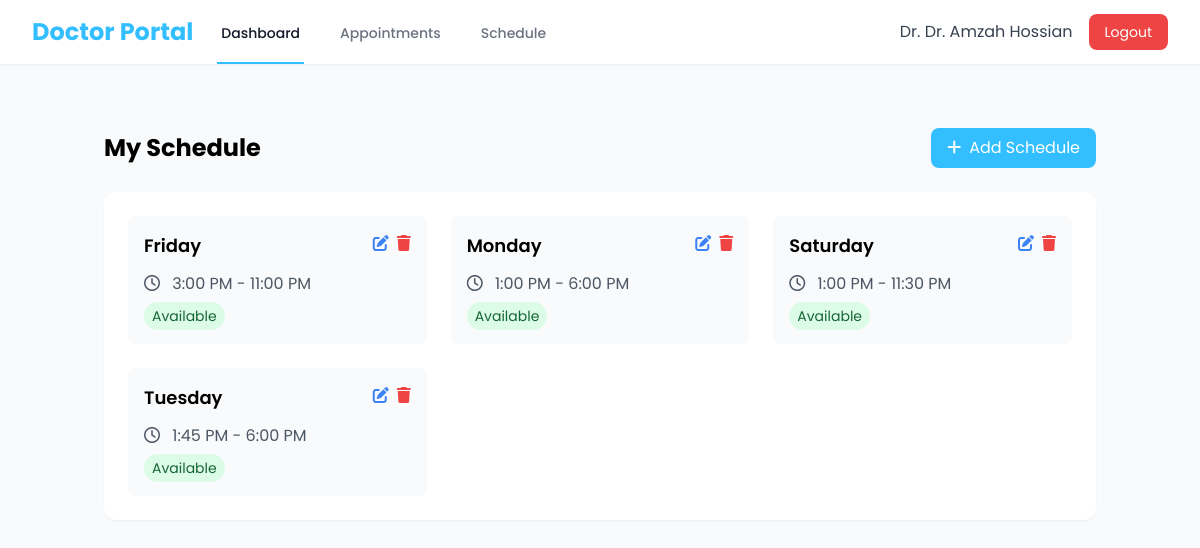
Screenshot of /doctor/schedule/ (signed in) with the database file from the repository.
### myapp/models.py (models this page shows, shortened)
class Doctor(models.Model):
    id = models.AutoField(primary_key=True)
    username = models.CharField(max_length=100, unique=True,null = True)  # Removed null and blank
    full_name = models.CharField(max_length=100)
    password = models.CharField(max_length=128)  # Changed max_length to 128, removed default
    category = models.ForeignKey(
        DoctorCategory,
        on_delete=models.SET_DEFAULT,
        related_name='doctors',
        default=get_default_category,
    )
    email = models.EmailField(max_length=254, unique=True)
    mobile = models.CharField(max_length=15,unique=True,null = True)
    degrees = models.CharField(max_length=200)
    hospital = models.CharField(max_length=200, default='')
    experience = models.IntegerField(help_text='Experience in years')
    description = models.TextField(default='')
    image = models.ImageField(upload_to='static/images/doctors/', null=True, blank=True)
    created_at = models.DateTimeField(default=timezone.now)
    updated_at = models.DateTimeField(default=timezone.now)
    is_active = models.BooleanField(default=True)

class Schedule(models.Model):
    DAYS_OF_WEEK = [
        ('Monday', 'Monday'),
        ('Tuesday', 'Tuesday'),
        ('Wednesday', 'Wednesday'),
        ('Thursday', 'Thursday'),
        ('Friday', 'Friday'),
        ('Saturday', 'Saturday'),
        ('Sunday', 'Sunday'),
    ]
    id = models.AutoField(primary_key=True)
    doctor = models.ForeignKey(Doctor, on_delete=models.CASCADE, related_name='schedules')
    day = models.CharField(max_length=10, choices=DAYS_OF_WEEK)
    start_time = models.TimeField()
    end_time = models.TimeField()
    is_available = models.BooleanField(default=True)
    created_at = models.DateTimeField(default=timezone.now)
    updated_at = models.DateTimeField(default=timezone.now)
    class Meta:
        db_table = 'schedule'
        unique_together = ['doctor', 'day']
        ordering = ['doctor', 'day']

### myapp/views.py (the view, shortened to what this page needs)
# urls.py: path('doctor/schedule/', views.doctor_schedule, name='doctor_schedule'),
def doctor_schedule(request):
    if 'doctor_id' not in request.session or request.session.get('user_type') != 'doctor':
        messages.error(request, 'Please login as a doctor first.')
        return redirect('general_user_login')
    doctor = get_object_or_404(Doctor, id=request.session.get('doctor_id'))
    schedules = Schedule.objects.filter(doctor=doctor)
    return render(request, 'doctors/schedule.html', {'schedules': schedules})

### myapp/templates/doctors/schedule.html (shortened to what this page needs)
{% extends 'doctors/base.html' %}
{% load static %}
{% block content %}
<div class="container mx-auto px-4 py-8">
    <div class="flex justify-between items-center mb-6">
        <h2 class="text-2xl font-bold">My Schedule</h2>
        <button onclick="openAddModal()" class="bg-[#33BFFF] hover:bg-[#0099FF] text-white px-4 py-2 rounded-lg">
            <i class="fas fa-plus mr-2"></i>Add Schedule
        </button>
    </div>
    <div class="bg-white rounded-xl shadow-sm p-6">
        <div class="grid grid-cols-1 md:grid-cols-2 lg:grid-cols-3 gap-6">
            {% for schedule in schedules %}
            <div class="bg-gray-50 rounded-lg p-4 hover:shadow-md transition-shadow">
                <div class="flex justify-between items-start mb-3">
                    <h3 class="font-semibold text-lg">{{ schedule.day }}</h3>
                    <div class="flex space-x-2">
                        <button onclick="openEditModal('{{ schedule.id }}', '{{ schedule.day }}', '{{ schedule.start_time|time:"H:i" }}', '{{ schedule.end_time|time:"H:i" }}', {{ schedule.is_available|yesno:'true,false' }})"
                                class="text-blue-500 hover:text-blue-700">
                            <i class="fas fa-edit"></i>
                        </button>
                        <button onclick="deleteSchedule('{{ schedule.id }}')"
                                class="text-red-500 hover:text-red-700">
                            <i class="fas fa-trash"></i>
                        </button>
                    </div>
                </div>
                <p class="text-gray-600">
                    <i class="far fa-clock mr-2"></i>
                    {{ schedule.start_time|time:"g:i A" }} - {{ schedule.end_time|time:"g:i A" }}
                </p>
                <p class="mt-2">
                    <span class="px-2 py-1 rounded-full text-sm {% if schedule.is_available %}bg-green-100 text-green-800{% else %}bg-red-100 text-red-800{% endif %}">
                        {{ schedule.is_available|yesno:"Available,Not Available" }}
                    </span>
                </p>
            </div>
            {% endfor %}
        </div>
    </div>
</div>
{% endblock %}

### myapp/templates/doctors/base.html (shortened to what this page needs)
<!DOCTYPE html>
<html lang="en">
<head>
    <script src="https://cdn.tailwindcss.com"></script>
    <link rel="stylesheet" href="https://cdnjs.cloudflare.com/ajax/libs/font-awesome/6.5.1/css/all.min.css">
</head>
<body class="min-h-screen bg-gray-50">
    <nav class="bg-white shadow-sm">
        <div class="max-w-7xl mx-auto px-4 sm:px-6 lg:px-8">
            <div class="flex justify-between h-16">
                <div class="flex">
                    <div class="flex-shrink-0 flex items-center">
                        <span class="text-2xl font-bold text-[#33BFFF]">Doctor Portal</span>
                    </div>
                    <div class="hidden sm:ml-6 sm:flex sm:space-x-8">
                        <a href="{% url 'doctor_home' %}" class="border-[#33BFFF] text-gray-900 inline-flex items-center px-1 pt-1 border-b-2 text-sm font-medium">
                            Dashboard
                        </a>
                        <a href="{% url 'doctor_appointments' %}" class="border-transparent text-gray-500 hover:border-gray-300 hover:text-gray-700 inline-flex items-center px-1 pt-1 border-b-2 text-sm font-medium">
                            Appointments
                        </a>
                        <a href="{% url 'doctor_schedule' %}" class="border-transparent text-gray-500 hover:border-gray-300 hover:text-gray-700 inline-flex items-center px-1 pt-1 border-b-2 text-sm font-medium">
                            Schedule
                        </a>
                    </div>
                </div>
                <div class="hidden sm:ml-6 sm:flex sm:items-center">
                    <div class="ml-3 relative flex items-center space-x-4">
                        <span class="text-gray-700 cursor-pointer hover:text-[#33BFFF] transition-colors" onclick="openDoctorDetails()">
                            Dr. {{ request.session.doctor_name }}
                        </span>
                        <a href="{% url 'general_user_logout' %}" class="bg-red-500 text-white px-4 py-2 rounded-lg hover:bg-red-600 transition-colors text-sm">
                            Logout
                        </a>
                    </div>
                </div>
            </div>
        </div>
    </nav>
    <main class="max-w-7xl mx-auto px-4 sm:px-6 lg:px-8 py-8">
        {% block content %}{% endblock %}
    </main>
</body>
</html>

### myapp/templates/doctors/base.html (style rules this page uses)
body { font-family: 'Poppins', sans-serif; }

### rows the page displays
Doctor: session.doctor_name "Dr. Amzah Hossian"
Schedule: day "Friday", start_time "3:00 PM", end_time "11:00 PM", is_available "Available"
Schedule: day "Monday", start_time "1:00 PM", end_time "6:00 PM", is_available "Available"
Schedule: day "Saturday", start_time "1:00 PM", end_time "11:30 PM", is_available "Available"
Schedule: day "Tuesday", start_time "1:45 PM", end_time "6:00 PM", is_available "Available"
